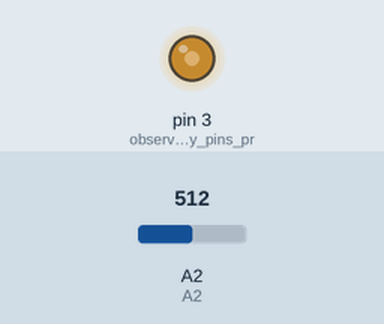
This sketch was run on a simulated Arduino Leonardo, built with avr-gcc and run on an emulated ATmega32U4. On the bench: output pins drawn as LEDs (lit = HIGH). The test bench sets the inputs (shaded band); at power-on: A2 = 512.

Above: at 1.2 s.
1.3 s: A2 set to 716
At 1.9 s:
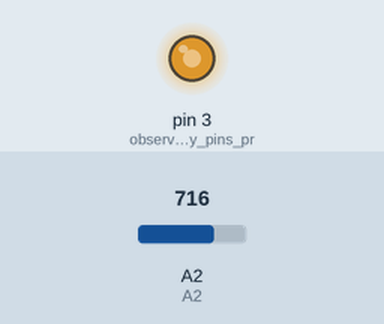
2.8 s: A2 set to 900
At 3.1 s:
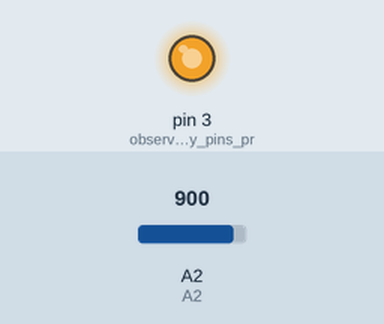
4.3 s: A2 set to 122
At 5.4 s:
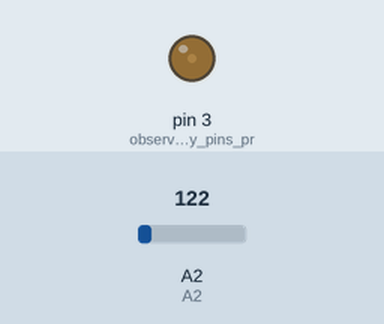
5.8 s: A2 set to 0
At 6.5 s:
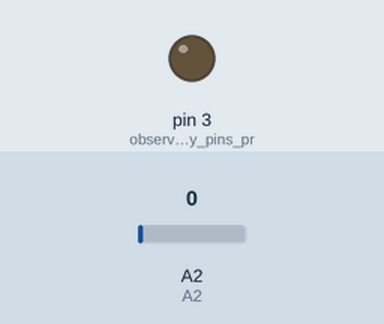
Timing chart, 0 to 8.3 s (numbered marks = the images above; inputs shaded):
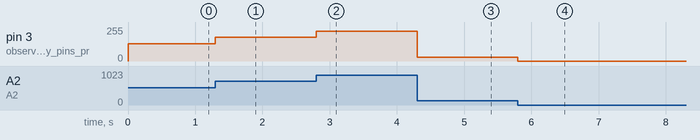

The sketch:

pwm_pot_led.ino
```cpp
// PWM signal through pin 3
// what's a PWM signal? read here: https://en.wikipedia.org/wiki/Pulse-width_modulation
// 8 bits PWM: 0 (0% or GND) to 255 (100% or VCC)
// PWM signal is controlled by a potentiometer connected to pin A2
// the potentiometer have 3 leads: 1 (or 3) connects to GND, 2 to A2 and 3 (or 1) to VCC
// the potentiometer input signal is an analog signal
// the microcontroller converts this analog signal into digital using a 10 bits ADC
// ADC: analog to digital converter
// a 10 bits ADC signal ranges between 0 - 1023
// the ADC signal is equivalent to the input analog voltage where 0 is GND and 1023 is VCC (5V)
// the PWM signal is also equivalent to a voltage where 0 is GND and 255 is VCC (5V)
// the relation between ADC and PWM signals is given by PWM = ADC/4
// pin 3 will source current to the LED
// refer to source_current.ino file to see how to connect the LED
// code executed on Arduino Leonardo

void setup(){
  pinMode(3, OUTPUT); // observe that only pins preceded by ~ in the board can output a PWM signal
  pinMode(A2, INPUT); // A2: analog input 2
}

void loop(){
  analogWrite(3, analogRead(A2)/4);
}
```

Measured:
- after the input at 1.3 s, pin 3 (observe_that_only_pins_pr): 128/255 → 179/255 at once
- after the input at 2.8 s, pin 3 (observe_that_only_pins_pr): 179/255 → 225/255 at once
- after the input at 4.3 s, pin 3 (observe_that_only_pins_pr): 225/255 → 30/255 at once
- after the input at 5.8 s, pin 3 (observe_that_only_pins_pr): 30/255 → 0/255 at once
